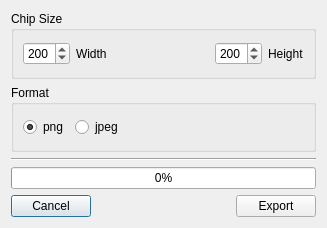
<?xml version="1.0" encoding="UTF-8"?>
<ui version="4.0">
 <class>DialogChipExport</class>
 <widget class="QDialog" name="DialogChipExport">
  <property name="geometry">
   <rect>
    <x>0</x>
    <y>0</y>
    <width>327</width>
    <height>228</height>
   </rect>
  </property>
  <property name="windowTitle">
   <string>Dialog</string>
  </property>
  <layout class="QVBoxLayout" name="verticalLayout">
   <item>
    <widget class="QGroupBox" name="groupBox">
     <property name="title">
      <string>Chip Size</string>
     </property>
     <layout class="QHBoxLayout" name="horizontalLayout">
      <item>
       <widget class="QSpinBox" name="spinBoxWidth">
        <property name="minimum">
         <number>1</number>
        </property>
        <property name="maximum">
         <number>500</number>
        </property>
        <property name="value">
         <number>200</number>
        </property>
       </widget>
      </item>
      <item>
       <widget class="QLabel" name="label">
        <property name="text">
         <string>Width</string>
        </property>
       </widget>
      </item>
      <item>
       <spacer name="horizontalSpacer">
        <property name="orientation">
         <enum>Qt::Horizontal</enum>
        </property>
        <property name="sizeHint" stdset="0">
         <size>
          <width>54</width>
          <height>20</height>
         </size>
        </property>
       </spacer>
      </item>
      <item>
       <widget class="QSpinBox" name="spinBoxHeight">
        <property name="minimum">
         <number>1</number>
        </property>
        <property name="maximum">
         <number>500</number>
        </property>
        <property name="value">
         <number>200</number>
        </property>
       </widget>
      </item>
      <item>
       <widget class="QLabel" name="label_2">
        <property name="text">
         <string>Height</string>
        </property>
       </widget>
      </item>
     </layout>
    </widget>
   </item>
   <item>
    <widget class="QGroupBox" name="groupBox_2">
     <property name="title">
      <string>Format</string>
     </property>
     <layout class="QHBoxLayout" name="horizontalLayout_3">
      <item>
       <widget class="QRadioButton" name="radioButtonPng">
        <property name="text">
         <string>png</string>
        </property>
        <property name="checked">
         <bool>true</bool>
        </property>
       </widget>
      </item>
      <item>
       <widget class="QRadioButton" name="radioButtonJpeg">
        <property name="text">
         <string>jpeg</string>
        </property>
       </widget>
      </item>
      <item>
       <spacer name="horizontalSpacer_3">
        <property name="orientation">
         <enum>Qt::Horizontal</enum>
        </property>
        <property name="sizeHint" stdset="0">
         <size>
          <width>151</width>
          <height>20</height>
         </size>
        </property>
       </spacer>
      </item>
     </layout>
    </widget>
   </item>
   <item>
    <widget class="Line" name="line">
     <property name="orientation">
      <enum>Qt::Horizontal</enum>
     </property>
    </widget>
   </item>
   <item>
    <widget class="QProgressBar" name="progressBar">
     <property name="value">
      <number>0</number>
     </property>
    </widget>
   </item>
   <item>
    <layout class="QHBoxLayout" name="horizontalLayout_2">
     <item>
      <widget class="QPushButton" name="pushButtonCancel">
       <property name="text">
        <string>Cancel</string>
       </property>
       <property name="icon">
        <iconset>
         <normaloff>:/icons/cancel.svg</normaloff>:/icons/cancel.svg</iconset>
       </property>
       <property name="iconSize">
        <size>
         <width>24</width>
         <height>24</height>
        </size>
       </property>
      </widget>
     </item>
     <item>
      <spacer name="horizontalSpacer_2">
       <property name="orientation">
        <enum>Qt::Horizontal</enum>
       </property>
       <property name="sizeHint" stdset="0">
        <size>
         <width>40</width>
         <height>20</height>
        </size>
       </property>
      </spacer>
     </item>
     <item>
      <widget class="QPushButton" name="pushButtonExport">
       <property name="text">
        <string>Export</string>
       </property>
       <property name="icon">
        <iconset>
         <normaloff>:/icons/export.svg</normaloff>:/icons/export.svg</iconset>
       </property>
       <property name="iconSize">
        <size>
         <width>24</width>
         <height>24</height>
        </size>
       </property>
      </widget>
     </item>
    </layout>
   </item>
  </layout>
 </widget>
 <resources/>
 <connections/>
</ui>
